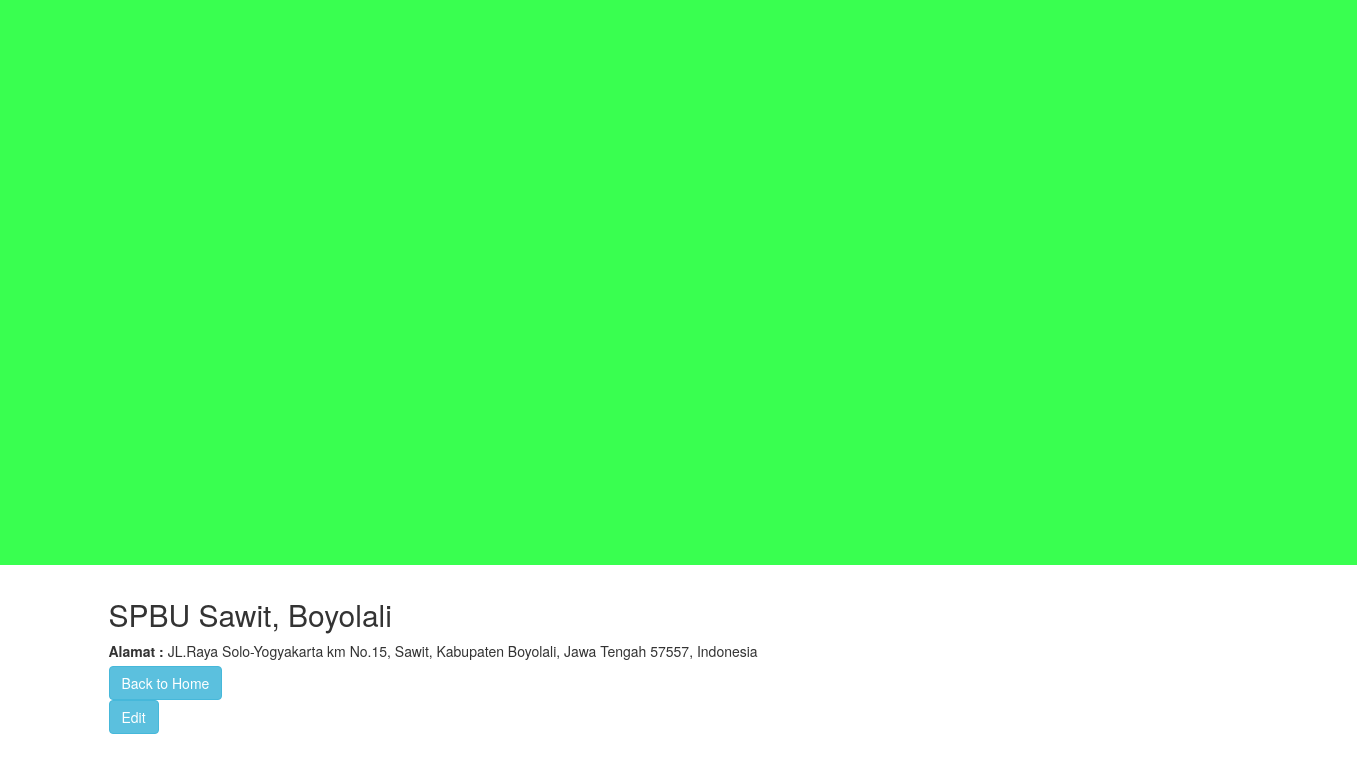
The page /sawit.php on the database its author committed.
### tables this page shows
CREATE TABLE IF NOT EXISTS `info` (
  `ID` int(11) NOT NULL,
  `id_info` varchar(10) NOT NULL,
  `id_kategori` varchar(10) NOT NULL,
  `nama` varchar(60) NOT NULL,
  `informasi` text NOT NULL,
  `alamat` varchar(200) NOT NULL
);

### sawit.php (the view, shortened to what this page needs)
<!DOCTYPE html>
<html>
  <head>
    <link rel="stylesheet" href="css/bootstrap.css" type="text/css">
    <link href="css/jumbotron.css" rel="stylesheet" type="text/css">
    <link href="css/aha.css" rel="stylesheet" type="text/css">
  </head>
  <body>
<div class="jumbotron">
    <div class="konten">
    <div id="map"></div>
      </div>
    </div>
<?php require_once("connection.php");  ?>
<div class="container">
<?php
        $result = mysqli_query($conn,"SELECT * FROM info where id_info='i009'");
        while($data = mysqli_fetch_object($result) ):
        ?>
<table>
  <tr>
    <td>
        <h2><?php
         echo $data->nama
       ?></h2>
    </td>
  </tr>
    <tr>
      <td>
        <label>Alamat : </label>
      <?php
       echo $data->alamat
       ?>
      </td>
    </tr>
    <tr>
      <td>
        <a href="ikih.php">
            <button class="btn btn-info"> Back to Home </button>
          </a>
      </td>
    </tr>
    <tr>
      <td>
          <a href="update.php?id_info=<?php echo $data->id_info ?>">
            <button class="btn btn-info"> Edit </button>
          </a>
      </td>
    </tr>
    <?php
      endwhile;
    ?>
</table>
</div>
  </body>
</html>

### css/jumbotron.css (style rules this page uses)
body { padding-bottom: 10px; }

### css/aha.css (style rules this page uses)
.konten { width: 1330px; height: 460px; margin-top:20px; margin-left:17px; margin-right:0px; margin-bottom: 50px; }

### sawit.php (style rules this page uses)
html, body { height: 100%; margin: 0; padding: 0; }
#map { height: 460px; width: 1310px; }

### rows shown on the page
info: nama "SPBU Sawit, Boyolali", alamat "JL.Raya Solo-Yogyakarta km No.15, Sawit, Kabupaten Boyolali, Jawa Tengah 57557, Indonesia"
